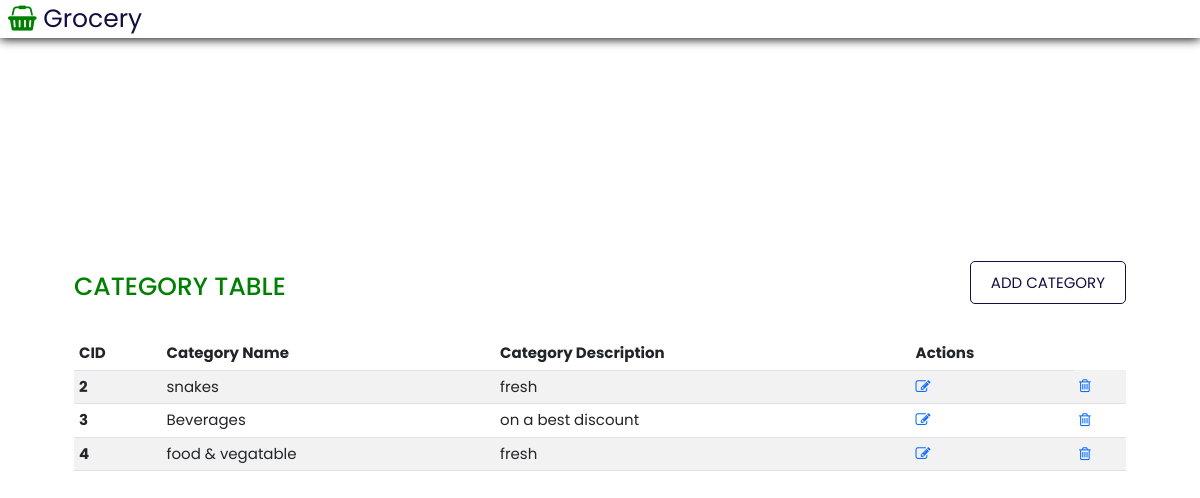
The app's page /category.php with its own data.
### tables this page shows
CREATE TABLE `category` (
  `CID` int(10) NOT NULL,
  `categoryname` varchar(25) NOT NULL,
  `categorydescription` varchar(200) NOT NULL,
  `storeID` int(11) NOT NULL
);

### category.php (the view, shortened to what this page needs)
<?php
include 'header.php'; ?>
  <body>
    <header >
      <div class="adminlogo">
        <a href="#" class="logo"><i class="fa fa-shopping-basket" aria-hidden="true"></i> Grocery</a>
      </div>
    </header>
    <section class="section">
      <div class="users">
         <h1>CATEGORY TABLE</h1>
         <div class="btn1">
           <a href="AddCategory.php">ADD CATEGORY</a>
         </div>
      </div>
            <div class="usercontainer">
              <table class="table table-striped table-hover">
                <thead>
                <tr>
                  <th scope="col">CID</th>
                  <th scope="col">Category Name</th>
                  <th scope="col">Category Description</th>
                  <th scope="col">Actions</th>
                </tr>
               </thead>
               <tbody>
                 <?php
                   include 'config.php';
                   $sql="SELECT * FROM category";
                   $result=mysqli_query($conn,$sql) or die("query failed");
                   if(mysqli_num_rows($result)>0)
                   {
                     while ($row=mysqli_fetch_assoc($result)) {
                   ?>
                <tr>
                  <th scope="row"><?php  echo $row['CID'] ?></th>
                  <td><?php  echo $row['categoryname'] ?></td>
                  <td><?php  echo $row['categorydescription'] ?></td>
                  <td class='edit'><a href='#'><i class='fa fa-edit'></i></a></td>
                  <td class='delete'><a href='#'><i class='fa fa-trash-o'></i></a></td>
                </tr>
                <?php
                  }
                }else{
                  echo "no post available";
                }
                ?>
      </tbody>
   </table>
  </div>
 </section>
  </body>
</html>

### style.css (style rules this page uses)
:root { --green:green; --black:#130f40; --light-color:#666; --box-shadow:0 .1rem 1rem rgba(0,0,0.1); --border: 2rem solid rgba(0,0,0.1); --outline: .1rem solid rgba(0,0,0.1); }
* { font-family: 'Poppins', sans-serif; margin: 0; padding: 0; box-sizing: border-box; outline: none; text-decoration: none; border: none; transition: all .2s linear; }
html { font-size: 62.5%; overflow-x: hidden; scroll-behavior: smooth; scroll-padding-top:7rem; }
body { background: #eee; }
header { position:fixed; top:0; left: 0; right: 0; display: flex; justify-content: space-between; align-items: center; font-size: 1.5rem; background-color: #fff; padding-top: -1rem; padding: 0 9%; box-shadow: var(--box-shadow); z-index: 1000; }
header .logo { font-size: 2.5rem; color:var(--black); text-decoration: none; }
header .logo i { color: var(--green); }
section { padding: 2rem 6%; }
.section { background-color: #fff; width: 100vw; height: 100vh; border: 3px solid; }
.adminlogo { width: 100%; display: flex; margin-left:-10rem; padding-right: 2rem; }
.adminlogo .logo { font-size: 2.5rem; color:var(--black); text-decoration: none; }
.adminlogo .logo i { color: var(--green); }
.users { margin-top: 25rem; color: var(--green); display: flex; justify-content: space-between; padding-bottom: 3rem; }
.users .btn1 a { font-size: 1.5rem; border: 1px solid ; padding: 1rem 2rem; border-radius: 0.5rem; color: var(--black); text-decoration: none; }
.usercontainer .table { width: 100%; font-size: 1.5rem; }

### header.php (style rules this page uses)
.usercontainer { overflow-y: auto; }
.section { border: 2px solid white; }

### records on screen
category: CID "2", categoryname "snakes", categorydescription "fresh"
category: CID "3", categoryname "Beverages", categorydescription "on a best discount"
category: CID "4", categoryname "food & vegatable", categorydescription "fresh"
